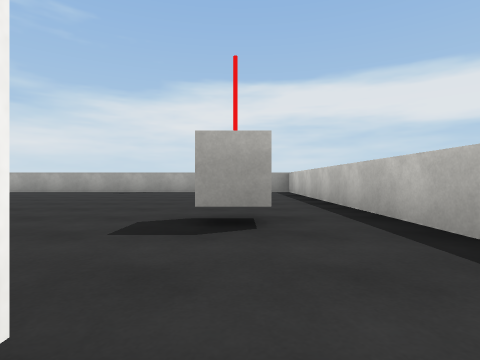
[1] (above)

24 first-person views from a walk through a Unity game level. The camera is 0.62 m above the floor, looks level and sees 80° across. The floor is counted in squares, 2 m on a side. Each view is taken from the middle of a square. On the plan, view 1 faces up. The plan holds only what a view shows up to about 9 squares ahead; the rest is blank. The player is left out. Surface patterns are stand-ins for the level's own textures.

[2]
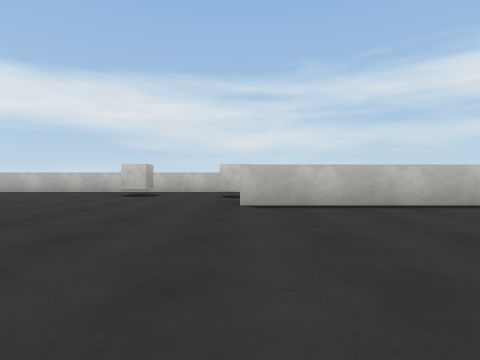

[3]
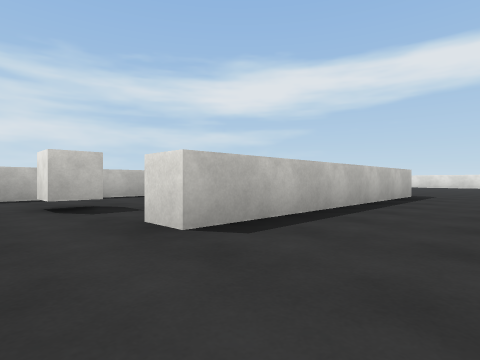

[4]
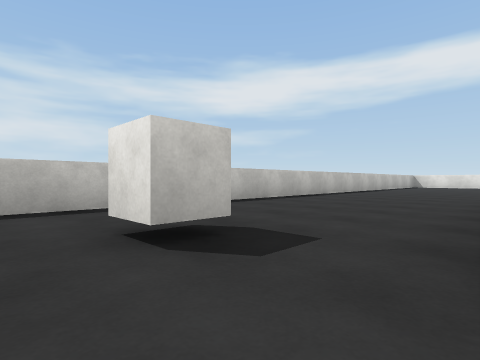

[5]
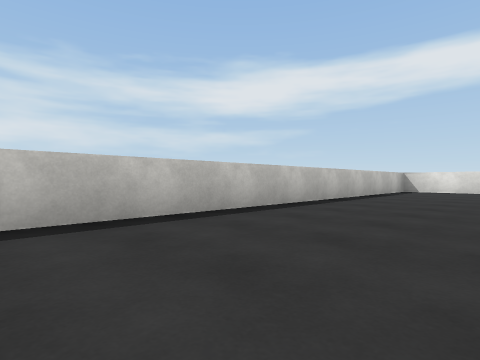

[6]
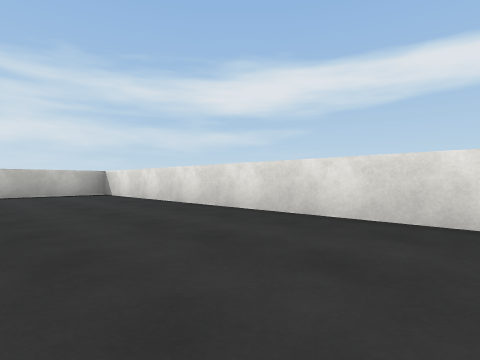

[7]
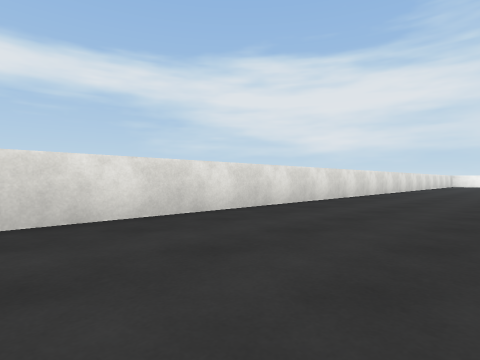

[8]
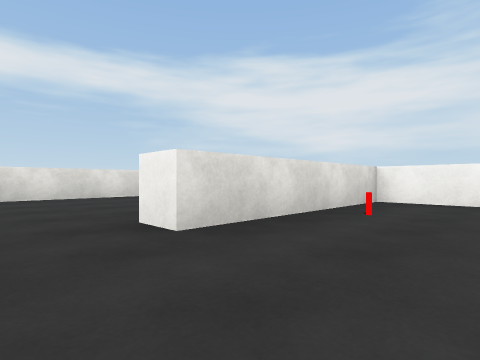

[9]
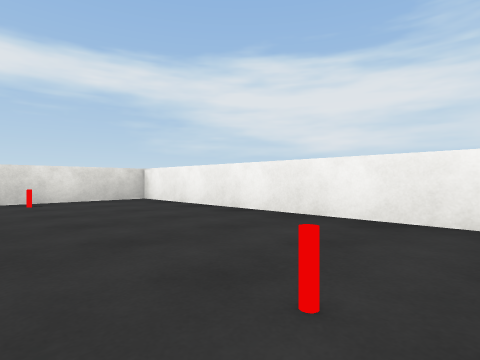

[10]
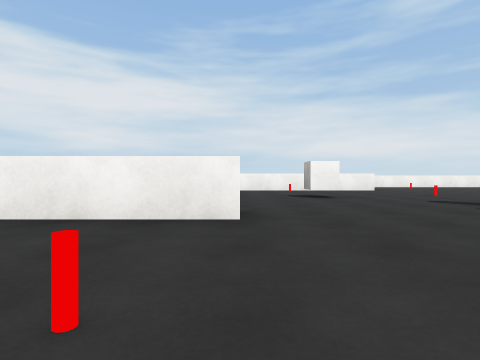

[11]
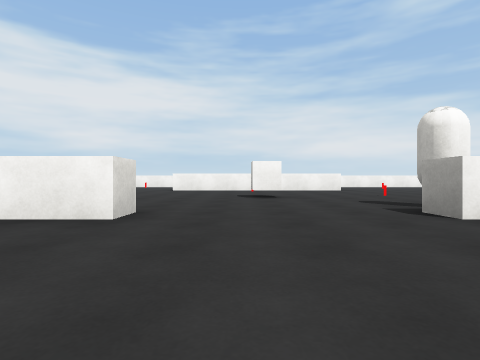

[12]
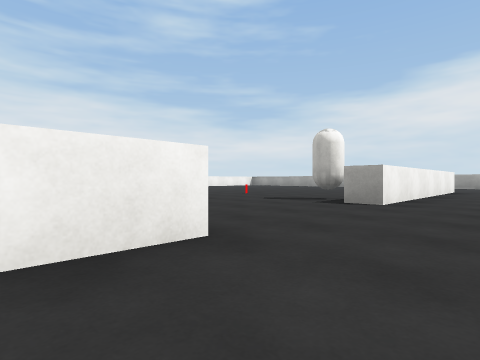

[13]
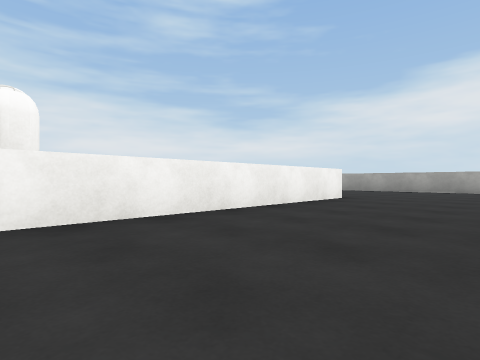

[14]
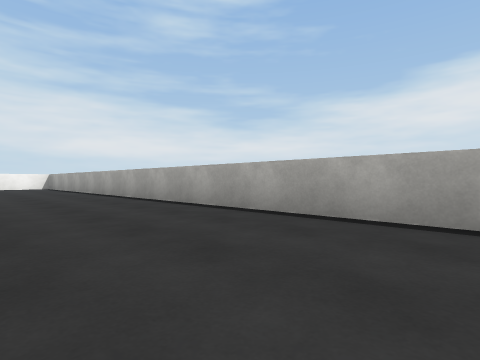

[15]
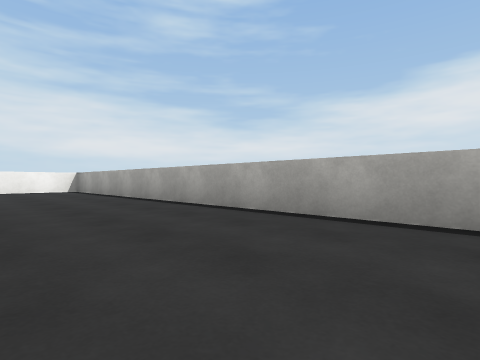

[16]
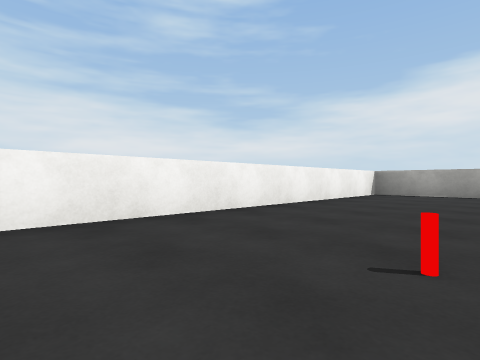

[17]
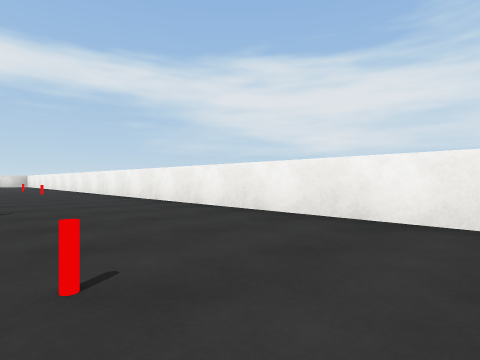

[18]
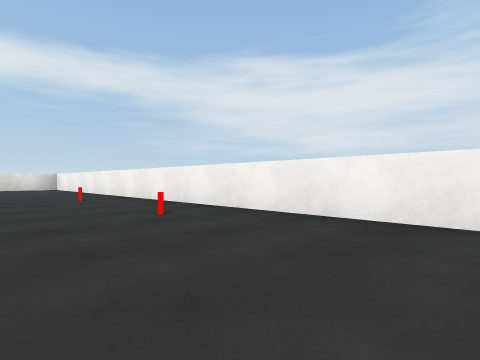

[19]
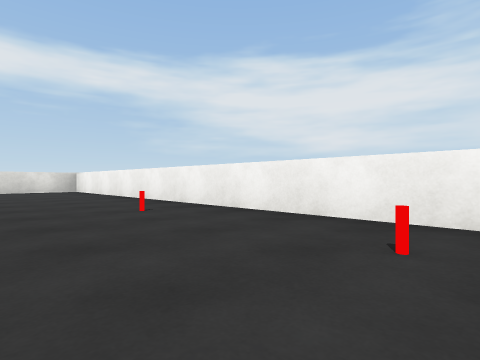

[20]
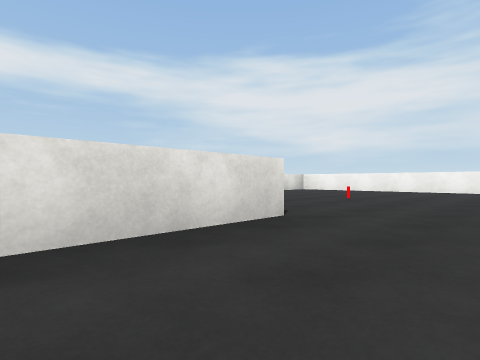

[21]
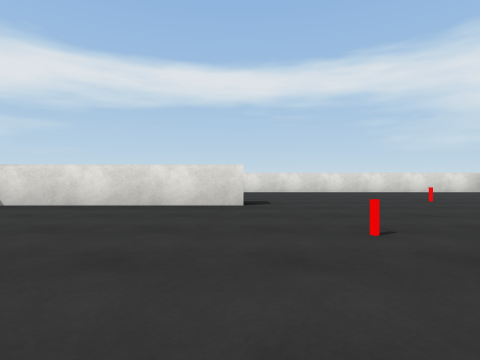

[22]
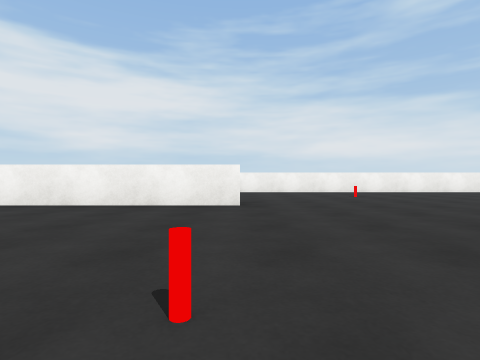

[23]
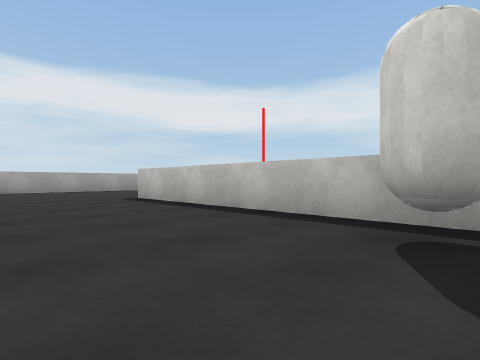

[24]
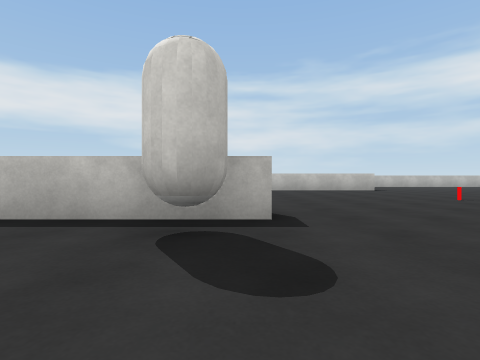

### Floor plan
Points are (right, up) in squares from view 1. A wall is a line through its corners. A room is listed if a view was taken in it or the views show most of it. See-through windows are left out.
Room 1 (views 1, 2, 3, 4, 5, 6, 7, 8, 9, 10, 11, 12, 13, 14, 15, 16, 17, 18, 19, 20, 21, 22, 23, 24)
walls: (-8.7, -0.6) (-8.7, 3.8); (-8.8, -4) (-8.2, -4) (-8.2, -8.5) (-5, -8.5) (-5, -9); (-14.5, 0) (-14.5, -5); (-8.2, 3.8) (-8.2, -0.6); (-2.5, -5) (-2.5, 0) (-2, 0); (-12.1, -8.5) (-9, -8.5); (-1.1, 7.3) (-18.3, 7.3) (-18.3, -12.2) (1.2, -12.2) (1.2, 7.3) (0.8, 7.3)
objects: other object (-17, -7); other object (-17, -4); other object (-16, 2); other object (-15, -9); other object (-14, -3); other object (-13, -7); other object (-12, 0); other object (-11, -3); other object (-9, -1); other object (-7, -8); other object (-7, -4); other object (-1, 0); other object (0, 2)

Where each view was taken, in squares from view 1:
view 1: 0 up, 0 right, facing up
view 2: 0 up, 6 left, facing right
view 3: 1 up, 4 left, facing down-right
view 4: 1 up, 2 left, facing down-right
view 5: 4 down, 1 left, facing down-right
view 6: 10 down, 5 left, facing down-right
view 7: 10 down, 3 left, facing down-left
view 8: 7 down, 4 left, facing down-left
view 9: 4 down, 6 left, facing down-left
view 10: 4 down, 6 left, facing left
view 11: 3 down, 6 left, facing left
view 12: 5 down, 7 left, facing up-left
view 13: 1 down, 6 left, facing up-left
view 14: 5 up, 7 left, facing up-left
view 15: 5 up, 10 left, facing up-left
view 16: 1 up, 16 left, facing up-left
view 17: 3 up, 16 left, facing down-left
view 18: 2 down, 16 left, facing down-left
view 19: 4 down, 16 left, facing down-left
view 20: 7 down, 10 left, facing down-left
view 21: 5 down, 12 left, facing down
view 22: 0 up, 11 left, facing left
view 23: 1 down, 11 left, facing up-right
view 24: 1 down, 11 left, facing right
